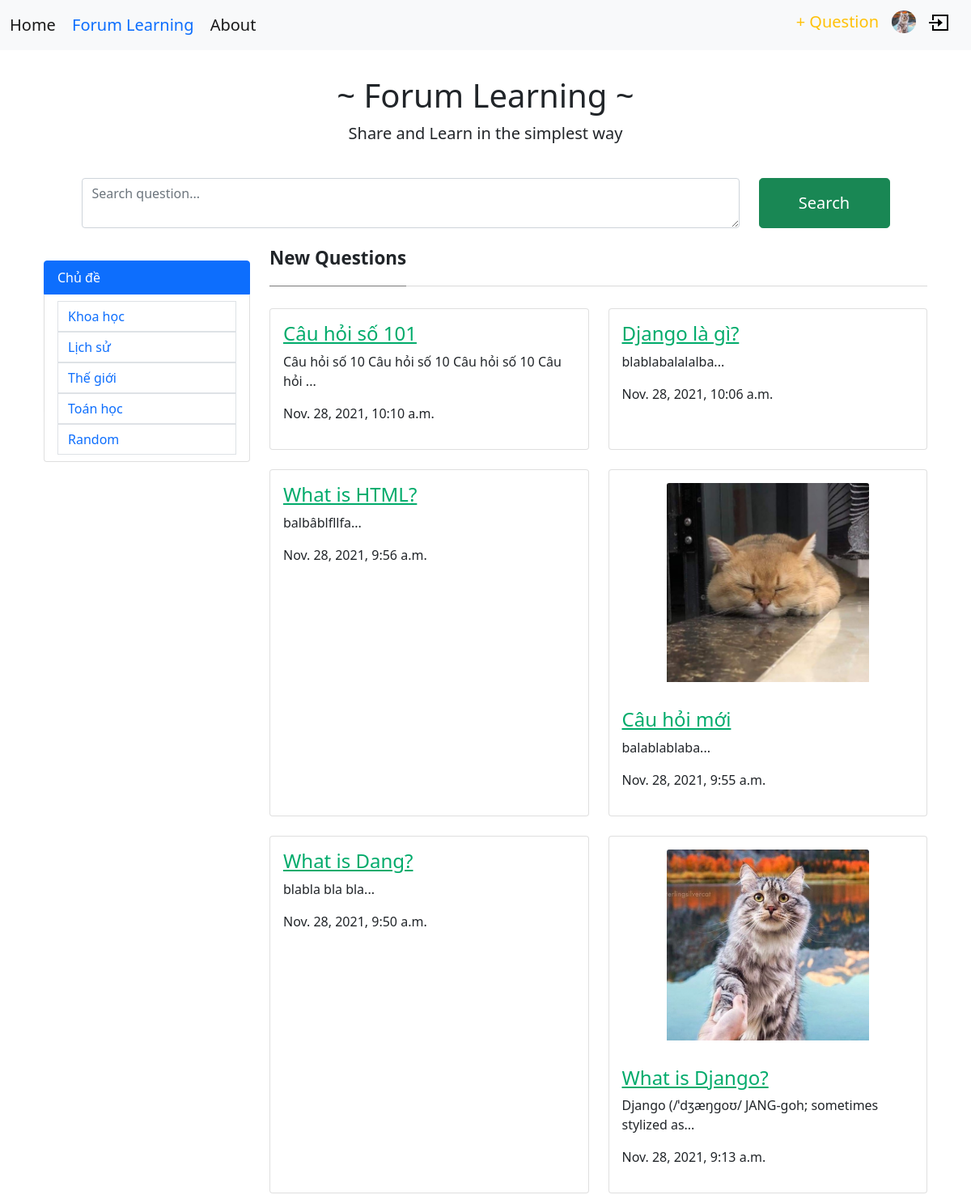
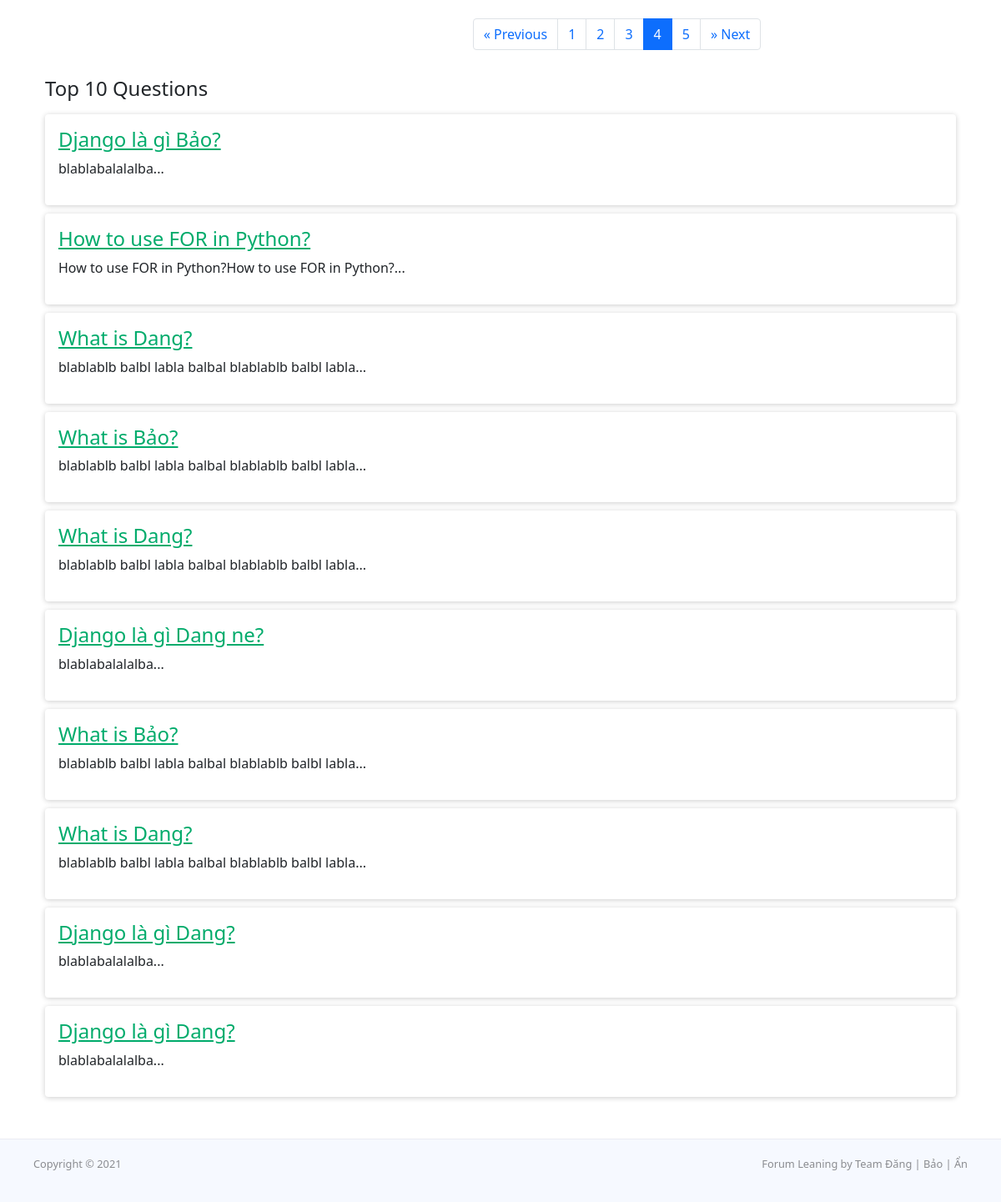
The app's page /questions/?page=4 (signed in) with its own data (2 pictures, top to bottom).
### accounts/models.py (models this page shows, shortened)
class Profile(models.Model):
    user = models.OneToOneField(User, on_delete=models.CASCADE)
    image = models.ImageField(default='default.jpg', upload_to='profile_pics')

### questions/models.py (models this page shows, shortened)
class Question(models.Model):
    id = models.AutoField(primary_key=True)
    title = models.CharField(max_length=100)
    content = models.TextField()
    tag = models.TextField()
    date = models.DateTimeField(auto_now_add=True)
    thumbnail = models.ImageField(upload_to='images/', blank=True, null=True)
    author = models.ForeignKey(
        User, default=None, on_delete=models.CASCADE)
    def snippetContent(self):
        return self.content[:50] + "..."

### questions/views.py (the view)
# urls.py: path('', views.question_list, name="question_list"),
def question_list(request, tag_name=""):
    q = request.GET.get('q')
    questions = Question.objects.all().order_by(
        'date').reverse()  # lấy tất cả các câu hỏi trong database
    question_top_10 = sorted(
        questions, key=lambda x: x.comments.count(), reverse=True)[:10]  # lấy 10 câu hỏi có nhiều comment nhất
    if tag_name:
        questions = questions.filter(tag__contains=tag_name)
    if q:
        questions = questions.filter(
            title__contains=q)
    question_paginator = Paginator(questions, 6)  # Show 6 questions per page
    page_number = request.GET.get('page')
    page = question_paginator.get_page(page_number)
    context = {
        'page': page,
        'page_range': question_paginator.page_range,
        'tag_name': tag_name,
        'question_top_10': question_top_10
    }
    return render(request, 'questions/question_list.html', context)

### questions/templates/questions/question_list.html (shortened to what this page needs)
{% extends 'base_layout.html' %} {% block content %}
<div class="container">
  <div class="mainheading text-center">
    <h1 class="sitetitle">~ Forum Learning ~</h1>
    <p class="lead">Share and Learn in the simplest way</p>
  </div>
  <form class="row mb-4 d-flex justify-content-center">
    <div class="col-md-9 mt-2">
      <textarea name="q" class="form-control" rows="2" placeholder="Search question..."></textarea>
    </div>
    <div class="col-md-2 d-grid mt-2">
      <button class="btn btn-success btn-lg" type="submit">
        Search
      </button>
    </div>
  </form>
  <div class="row">
    <div class="col-md-3 mb-3">
      <ul class="list-group mt-3">
        <li class="list-group-item active">
          <div class="d-flex justify-content-between">
            <span>Chủ đề</span>
          </div>
        </li>
        <li class="list-group-item">
          <a class="page-link" href="{% url 'question_tag' tag_name='khoahoc' %}" aria-label="Previous">
            <span class="sr-only">Khoa học</span>
          </a>
          <a class="page-link" href="{% url 'question_tag' tag_name='lichsu' %}" aria-label="Previous">
            <span class="sr-only">Lịch sử</span>
          </a>
          <a class="page-link" href="{% url 'question_tag' tag_name='thegioi' %}" aria-label="Previous">
            <span class="sr-only">Thế giới</span>
          </a>
          <a class="page-link" href="{% url 'question_tag' tag_name='toanhoc' %}" aria-label="Previous">
            <span class="sr-only">Toán học</span>
          </a>
          <a class="page-link" href="{% url 'question_tag' tag_name='random' %}" aria-label="Previous">
            <span class="sr-only">Random</span>
          </a>
        </li>
      </ul>
    </div>
    <div class="col-md-9 featured-posts">
      <div class="section-title">
        <h2>
          <span>
            {% if tag_name %}
            #{{ tag_name }}
            {% else %}
            New Questions
            {% endif %}
          </span>
        </h2>
      </div>
      <div class="card-columns">
        <div class="row">
          {% for question in page.object_list %}
          <div class="col-lg-6 mb-4 question_item_card">
            <div class="card h-100">
              {% if question.thumbnail %}
              <a href="{% url 'question_detail' question_id=question.id %}" class="d-flex justify-content-center p-3">
                <img class="card-img-top" style="width: 250px; height: 100%" src="{{ question.thumbnail.url }}"
                  alt="" />
              </a>
              {% endif %}
              <div class="card-body">
                <h4 class="card-title">
                  <a href="{% url 'question_detail' question_id=question.id %}">{{ question.title }}</a>
                </h4>
                <p class="card-text">{{ question.snippetContent }}</p>
                <p>{{ question.date }}</p>
              </div>
            </div>
          </div>
          {% endfor %}
        </div>
      </div>
      <ul class="pagination justify-content-center">
        {% if page.has_previous %}
        <li class="page-item">
          <a class="page-link" href="{% url 'question_list' %}?page={{ page.previous_page_number }}"
            aria-label="Previous">
            <span aria-hidden="true">&laquo;</span>
            <span class="sr-only">Previous</span>
          </a>
        </li>
        {% endif %}
        {% if page_range.stop > 2 %}
        {% for page_num in page_range %}
        <li class="page-item {% if page.number == page_num %} active {% endif %}">
          <a class="page-link" href="{% url 'question_list' %}?page={{ page_num }}">{{ page_num }}
          </a>
        </li>
        {% endfor %}
        {% endif %}
        {% if page.has_next %}
        <li class="page-item">
          <a class="page-link" href="{% url 'question_list' %}?page={{ page.next_page_number }}" aria-label="Next">
            <span aria-hidden="true">&raquo;</span>
            <span class="sr-only">Next</span>
          </a>
        </li>
        {% endif %}
      </ul>
    </div>
  </div>
  <h4 class="mt-3 mb-3">Top 10 Questions</h4>
  <div class="questions_list mb-5">
    {% for question in question_top_10 %}
    <div class="question_item">
      <h4>
        <a href="{% url 'question_detail' question_id=question.id %}">{{ question.title }}</a>
      </h4>
      <p>{{ question.snippetContent }}</p>
    </div>
    {% endfor %}
  </div>
</div>
{% endblock %}

### templates/base_layout.html (shortened to what this page needs)
<!DOCTYPE html>
<html lang="en">
<head>
  <link href="https://cdn.jsdelivr.net/npm/bootstrap@5.1.3/dist/css/bootstrap.min.css" rel="stylesheet"
 />
  <link rel="stylesheet" href="/static/styles/style.css" />
</head>
<body>
  <nav class="navbar navbar-light bg-light">
    <div class="container-fluid">
      <div>
        <a class="navbar-brand {% if request.path == '/' %} text-primary {% endif %}" href="/">Home</a>
        <a class="navbar-brand {% if request.path == '/questions/' %} text-primary {% endif %}"
          href="{% url 'question_list' %}">Forum Learning</a>
        <a class="navbar-brand {% if request.path == '/about' %} text-primary {% endif %}" href="/about">About</a>
      </div>
      {% if user.is_authenticated %}
      <div class="d-flex align-items-center">
        <h5 class="navbar-brand">
          <a class="text-decoration-none text-warning" href="{% url 'question_create' %}">+ Question</a>
        </h5>
        <h5 class="navbar-brand">
          <a class="text-decoration-none text-success" href="{% url 'accounts:accounts_profile_me' %}">
            {% if user.profile.image.url %}
            <img width="30px" class="rounded-circle account-img" src="{{ user.profile.image.url }}" />
            {% else %}
            <img width="30px" class="rounded-circle account-img" src="https://dummyimage.com/100x100" />
            {% endif %}
          </a>
        </h5>
        <h5 class="navbar-brand">
          <a class="text-decoration-none text-danger" href="{% url 'accounts:logout' %}">
            <svg width="24" height="24" xmlns="http://www.w3.org/2000/svg" fill-rule="evenodd" clip-rule="evenodd">
              <path d="M24 22h-20v-7h2v5h16v-16h-16v5h-2v-7h20v20zm-13-11v-4l6 5-6 5v-4h-11v-2h11z" />
            </svg>
          </a>
        </h5>
      </div>
      {% endif %}
    </div>
  </nav>
  <div class="container">
    <div class="mt-3">{% block content %} {% endblock %}</div>
  </div>
  <div class="footer">
    <p class="pull-left">Copyright &copy; 2021</p>
    <p class="pull-right">Forum Leaning by Team Đăng | Bảo | Ẩn</p>
  </div>
</body>
</html>

### assets/styles/style.css (style rules this page uses)
body { background-color: white; }
a { color: #00ab6b; }
a, a:hover { transition: all 0.2s; }
.footer { display: flex; justify-content: space-between; border-top: 1px solid rgba(0, 0, 0, 0.05) !important; padding-top: 15px; padding-bottom: 12px; font-size: 0.8rem; color: rgba(0, 0, 0, 0.44); margin-top: 50px; padding: 20px 40px; }

### assets/styles/questions.css (style rules this page uses)
.question_item { border-radius: 4px; box-shadow: 0 1px 6px rgb(0 0 0 / 20%); background-color: white; margin-top: 10px; padding: 16px; }
.question_item_card > div > a > img { transition: 0.9s; transform: scale(1); }

### assets/styles/homepage.css (style rules this page uses)
.mainheading { padding: 1rem 0rem; }
.section-title h2 { border-bottom: 1px solid rgba(0, 0, 0, 0.15); margin-bottom: 25px; font-weight: 700; font-size: 1.4rem; margin-bottom: 27px; }
.section-title span { border-bottom: 1px solid rgba(0, 0, 0, 0.44); display: inline-block; padding-bottom: 20px; margin-bottom: -1px; }
.footer { background: #f6f9ff; padding: 0 0 30px 0; font-size: 14px; }

### records on screen
Question: title "Câu hỏi số 101", snippetContent "Câu hỏi số 10 Câu hỏi số 10 Câu hỏi số 10 Câu hỏi ...", date "Nov. 28, 2021, 10:10 a.m."
Question: title "Django là gì?", snippetContent "blablabalalalba...", date "Nov. 28, 2021, 10:06 a.m."
Question: title "What is HTML?", snippetContent "balbâblfllfa...", date "Nov. 28, 2021, 9:56 a.m."
Question: thumbnail (picture), title "Câu hỏi mới", snippetContent "balablablaba...", date "Nov. 28, 2021, 9:55 a.m."
Question: title "What is Dang?", snippetContent "blabla bla bla...", date "Nov. 28, 2021, 9:50 a.m."
Question: thumbnail (picture), title "What is Django?", snippetContent "Django (/ˈdʒæŋɡoʊ/ JANG-goh; sometimes stylized as...", date "Nov. 28, 2021, 9:13 a.m."
Question: title "Django là gì Bảo?", snippetContent "blablabalalalba..."
Question: title "How to use FOR in Python?", snippetContent "How to use FOR in Python?How to use FOR in Python?..."
Question: title "What is Dang?", snippetContent "blablablb balbl labla balbal blablablb balbl labla..."
Question: title "What is Bảo?", snippetContent "blablablb balbl labla balbal blablablb balbl labla..."
Question: title "What is Dang?", snippetContent "blablablb balbl labla balbal blablablb balbl labla..."
Question: title "Django là gì Dang ne?", snippetContent "blablabalalalba..."
Question: title "What is Bảo?", snippetContent "blablablb balbl labla balbal blablablb balbl labla..."
Question: title "What is Dang?", snippetContent "blablablb balbl labla balbal blablablb balbl labla..."
Question: title "Django là gì Dang?", snippetContent "blablabalalalba..."
Question: title "Django là gì Dang?", snippetContent "blablabalalalba..."

### other values on screen
{{ page_num }} "1" "2" "3" "4" "5"
